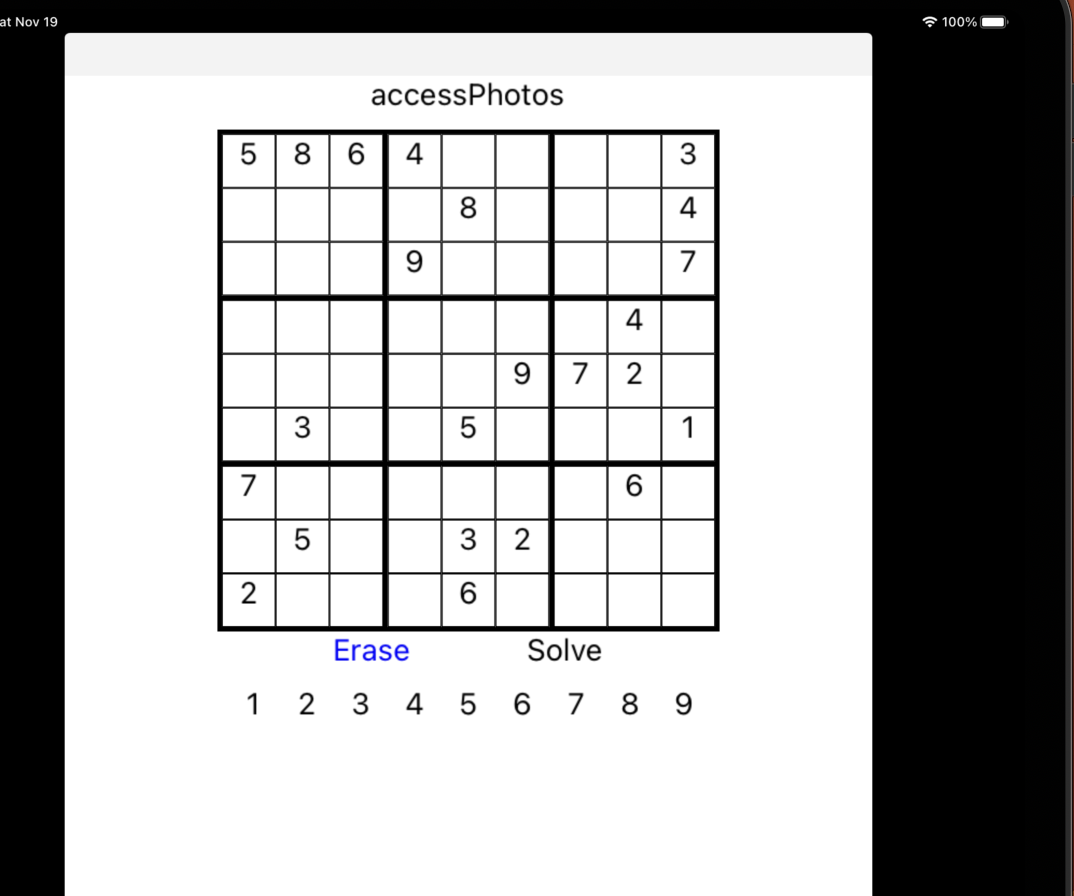
#> input picture Detection/python/sudoku.png, 1074 x 896 px; its folder holds only this picture in this run
$ python -i sudokuReader.py   (imports and definitions only)   (older library calls are emulated)
#> lines starting #> are read from the running program, lines starting #| are printed output that depends on the picture; after the words box and inside, x2 and y2 are one past the last pixel; in counts of white or black regions, pixels touching at a corner belong together
#> further down, picture is the input picture: shape (896, 1074, 3); mean B, G, R 174.5, 174.4, 174.4
import cv2
import numpy as np
import glob
import os
from sklearn.neighbors import KNeighborsClassifier
import pickle
import math

pkl_filename = "pickle_model.pkl"
# [2 lines not run here, left out]


# The next two functions were taken from
# https://github.com/KMKnation/Four-Point-Invoice-Transform-with-OpenCV/blob/master/four_point_object_extractor.py


def order_points_of_quadrilateral(pts):
    """
    Given an array of four points describing a quadrilateral,
    sorts them in the following order:
    (top-left, top-right, bottom-right, bottom-left)
    """
    rect = np.zeros((4, 2), dtype="float32")
    # Summing the x and y coordinates of each point to one value,
    # the top-left point will have the smallest sum, whereas
    # the bottom-right point will have the largest sum
    s = pts.sum(axis=1)
    rect[0] = pts[np.argmin(s)]
    rect[2] = pts[np.argmax(s)]

    # Computing the difference between the x and y value of each point, the
    # top-right point will have the smallest difference,
    # whereas the bottom-left will have the largest difference
    diff = np.diff(pts, axis=1)
    rect[1] = pts[np.argmin(diff)]
    rect[3] = pts[np.argmax(diff)]

    return rect


def four_point_transform(img, pts):
    """
    Given an array of four points describing a quadrilateral in an
    image, returns a homography matrix that warps this quadrilateral
    into a top-down view
    """
    # Obtain a consistent order of the points and unpack them
    # individually
    rect = order_points_of_quadrilateral(pts)
    (top_left, top_right, bottom_right, bottom_left) = rect

    # Compute the width of the new image, which will be the
    # maximum distance between bottom-right and bottom-left
    # x-coordiates or the top-right and top-left x-coordinates
    widthA = np.sqrt(
        ((bottom_right[0] - bottom_left[0]) ** 2)
        + ((bottom_right[1] - bottom_left[1]) ** 2)
    )
    widthB = np.sqrt(
        ((top_right[0] - top_left[0]) ** 2) + ((top_right[1] - top_left[1]) ** 2)
    )
    max_width = min(int(widthA), int(widthB))

    # Compute the height of the new image, which will be the
    # maximum distance between the top-right and bottom-right
    # y-coordinates or the top-left and bottom-left y-coordinates
    height_a = np.sqrt(
        ((top_right[0] - bottom_right[0]) ** 2)
        + ((top_right[1] - bottom_right[1]) ** 2)
    )
    height_b = np.sqrt(
        ((top_left[0] - bottom_left[0]) ** 2) + ((top_left[1] - bottom_left[1]) ** 2)
    )
    max_height = min(int(height_a), int(height_b))

    # Now that we have the dimensions of the new image, construct
    # the set of destination points to obtain a "birds eye view",
    # (i.e. top-down view) of the image, again specifying points
    # in the top-left, top-right, bottom-right, and bottom-left
    # order
    dst = np.array(
        [
            [10, 10],
            [max_width - 10, 10],
            [max_width - 10, max_height - 10],
            [10, max_height - 10],
        ],
        dtype="float32",
    )

    # Compute the perspective transform matrix and then apply it
    M = cv2.getPerspectiveTransform(rect, dst)
    warped = cv2.warpPerspective(img, M, (max_width + 10, max_height + 10))

    return warped, M


def find_cells(img):
    """
    Find the cells of a sudoku grid
    """
    img_area = img.shape[0] * img.shape[1]

    contours, _ = cv2.findContours(img, cv2.RETR_TREE, cv2.CHAIN_APPROX_SIMPLE)

    # Array containing the cropped cell image and its position in the grid
    cells = []
    for c in contours:
        area = cv2.contourArea(c)

        # Approximate the contour in order to determine whether the contour is a quadrilateral
        peri = cv2.arcLength(c, True)
        approx = cv2.approxPolyDP(c, 0.017 * peri, True)

        # We are looking for a contour of a specific area in relation to the grid size
        # and that is roughly quadrilateral
        # We filter for areas that are too small or too large in relation to the whole image
        if area / img_area > 0.0001 and area / img_area < 0.02 and len(approx) == 4:
            # Using masking, we crop the cell into its own 28 by 28 pixel image
            mask = np.zeros_like(img)
            cv2.drawContours(mask, [c], -1, 255, -1)

            (y, x) = np.where(mask == 255)

            (top_y, top_x) = (np.min(y), np.min(x))
            (bottom_y, bottom_x) = (np.max(y), np.max(x))
            cell = img[top_y : bottom_y + 1, top_x : bottom_x + 1]

            cell = cell.copy()
            cell = cv2.resize(cell, (28, 28))

            # We also find the centroid of the cell in relation
            # to the grid
            M = cv2.moments(c)
            cX = int(M["m10"] / M["m00"])
            cY = int(M["m01"] / M["m00"])

            cells.append(({"img": cell, "pos": (cX, cY)}))

    return cells


def find_grid(img):
    """
    Find a sudoku grid in an image. Returns a perspective adjusted image of the grid,
    cell information, and the homography matrix used for the perspective warp.
    """

    # Preprocess the image
    img_blur = cv2.blur(img, (3, 3))
    img_gray = cv2.cvtColor(img_blur, cv2.COLOR_BGR2GRAY)

    thresh = cv2.adaptiveThreshold(
        img_gray, 255, cv2.ADAPTIVE_THRESH_MEAN_C, cv2.THRESH_BINARY, 91, 3
    )
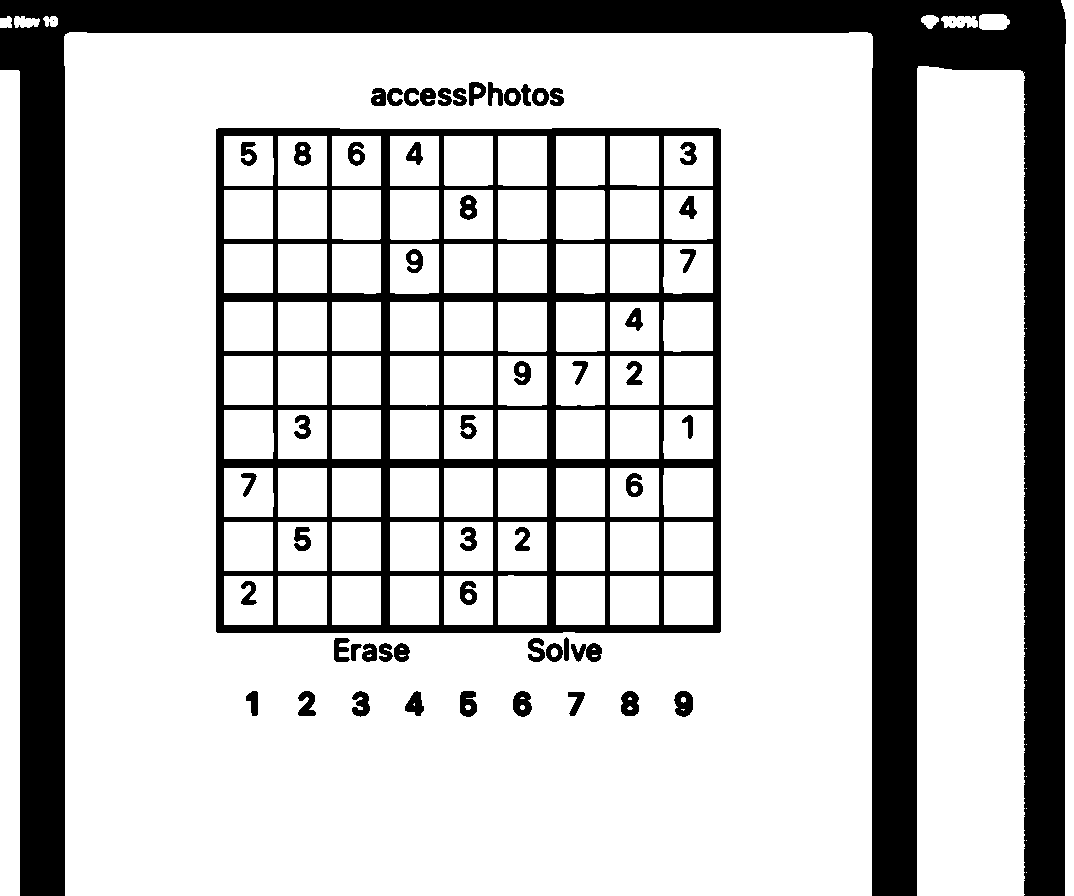
#> thresh: shape (896, 1074); 76.8% white; 58 black regions (3 under 20 px)

    contours, _ = cv2.findContours(thresh, cv2.RETR_TREE, cv2.CHAIN_APPROX_SIMPLE)
#> contours = 205 contours, 49 with area under 20; largest, box (x1, y1, x2, y2) and area: (64, 32, 873, 896) 694869, (215, 127, 722, 634) 255802, (917, 66, 1025, 896) 87744, (0, 70, 20, 896) 15674, (1061, 0, 1074, 896) 7163

    for c in contours:
        # Approximate the contour in order to determine whether the contour is a quadrilateral
        peri = cv2.arcLength(c, True)
        approx = cv2.approxPolyDP(c, 0.01 * peri, True)

        # We are looking for a contour that is roughly a quadrilateral
        if len(approx) == 4:
            warped, M = four_point_transform(
                thresh,
                np.array([approx[0][0], approx[1][0], approx[2][0], approx[3][0]]),
            )

            cells = find_cells(warped)

            # We can be fairly certain we found a sudoku grid if the grid contains 81 cells
            if len(cells) == 81:
                return True, warped, M
#> this loop made 28 passes
#> (peri, approx, widthA in four_point_transform, widthB in four_point_transform, max_width in four_point_transform, height_a in four_point_transform) on passes 26 to 28: (1687.4, [[0, 70], [0, 895], [19, 895], [19, 71]], 19, 19.03, 19, 824), (1974.8, [[918, 66], [917, 895], [1023, 895], [1024, 72]], 106, 106.2, 106, 823), (3338.1, [[65, 34], [65, 895], [871, 895], [871, 34]], 806, 806, 806, 861)
#> (peri, approx) on passes 1 to 6: (0, [[1026, 872]]), (0, [[1026, 840]]), (0, [[1026, 808]]), (0, [[1026, 776]]), (0, [[1026, 744]]), (0, [[1026, 712]])
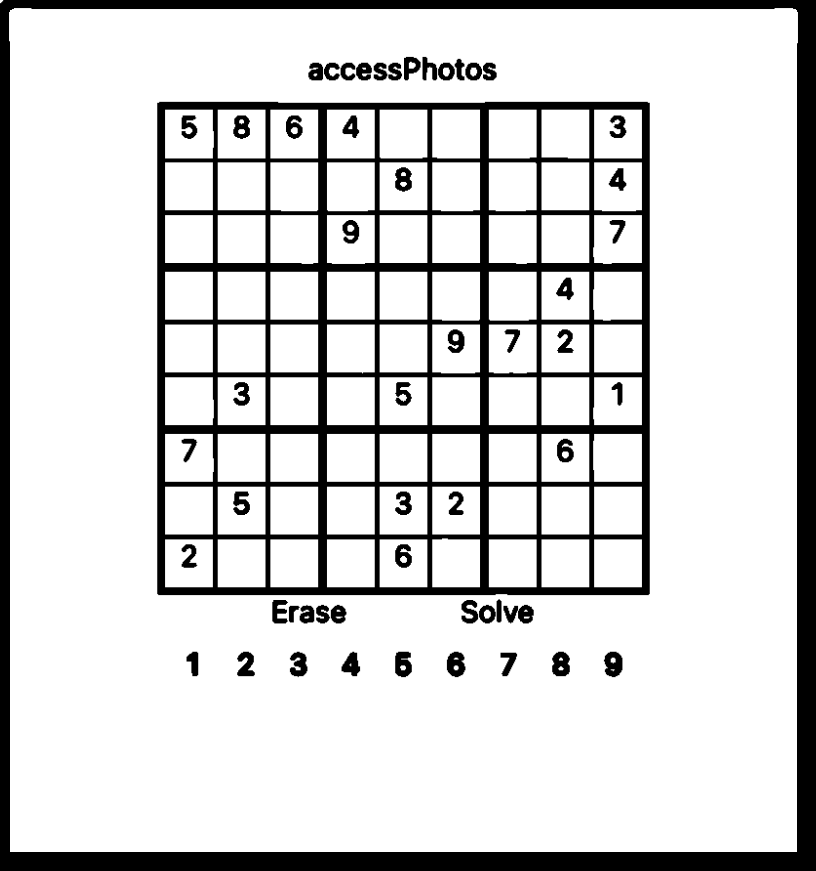
#> warped: shape (871, 816); min 0, max 255, mean 213.5

    return False, None, None


# [55 lines left out: functions find_cell_values, get_sudoku_grid, not called in this run]


# def correct(num, x, y, grid):
#     """
#     Determine whether a particular number at a particular location
#     is a valid sudoku move.
#     """
#     # check the row
#     for i in range(9):
#         # No need to check our current position
#         if i == x:
#             continue

#         # if the digit is present in the row, it is not a valid move
#         if grid[y, i] == num:
#             return False

#     # check the columnm
#     for j in range(9):
#         # No need to check our current position
#         if j == y:
#             continue

#         # if the digit is present in the column, it is not a valid move
#         if grid[j, x] == num:
#             return False

#     # check the square
#     (square_left, square_top) = (math.floor(x / 3) * 3, math.floor(y / 3) * 3)
#     for i in range(square_left, square_left + 3):
#         for j in range(square_top, square_top + 3):
#             if j == y and i == x:
#                 continue

#             if grid[j, i] == num:
#                 return False

#     return True


# def solve(sudoku, empty_cells):
#     """
#     Create a solved sudoku grid using backtracking and recursion. Inspired from https://stackoverflow.com/a/58139570/2034508
#     """
#     if len(empty_cells) > 0:
#         # Work on the first empty cell
#         empty = empty_cells[0]
#         (i, j) = empty

#         # Test for a solution with numbers from 1 to 9
#         for num in range(1, 10):
#             # Skip invalid moves
#             if not correct(num, j, i, sudoku):
#                 continue

#             # If move is valid, set it, and solve the sudoku from there
#             sudoku[i, j] = num
#             if solve(sudoku, empty_cells[1:]):
#                 return True
#             # If we reach this point, we could not solve the sudoku with that move
#             # Reset, and try a different number
#             sudoku[i, j] = 0

#         # If we reach this point, we could not solve the sudoku with any number for that cell
#         # Backtrack
#         return False
#     else:
#         # If empty cell array is empty, we are done!
#         return True


# def print_solution(img, warped, M, solved_grid, grid_meta):
#     """
#     Create a solution image, where the solution is added to the original
#     image, accounting for perspective
#     """
#     # Start with a blank image the dimensions of the warped image
#     solution_img = np.ones(warped.shape) * 255

#     for i in range(9):
#         for j in range(9):
#             value = solved_grid[j, i]
#             pos = grid_meta[j, i]
#             was_empty = grid_meta[j, i, 2]

#             # We do not print sudoku hints, as they will already be in the image
#             if not was_empty:
#                 continue

#             font = cv2.FONT_HERSHEY_SIMPLEX
#             text = str(int(value))

#             textsize = cv2.getTextSize(text, font, 1, 2)[0]
#             # Position the text in the center of the cell
#             textX = int((pos[0] - textsize[0] / 2))
#             textY = int((pos[1] + textsize[1] / 2))

#             cv2.putText(solution_img, text, (textX, textY), font, 1, (0, 0, 0), 2)

#     # We apply the inverse of the homography matrix calculated earlier. This will allow us
#     # to place the sudoku solution in the original image
#     unwarped_img = cv2.warpPerspective(
#         solution_img,
#         M,
#         (img.shape[1], img.shape[0]),
#         flags=cv2.WARP_INVERSE_MAP,
#         borderMode=cv2.BORDER_CONSTANT,
#         borderValue=255,
#     )

#     # Add only the text portion of the solution image on the original image (the text is black, with value 0)
#     # For added styling, we make the solution blue in the original image (written in BRG notation)
#     img[np.where(unwarped_img == 0)] = (85, 15, 0)

#     return img


# [18 lines not run here, left out]


        # [8 lines of commented-out code are left out]

>>> import cv2
>>> picture = cv2.imread('sudoku.png')
>>> result = find_grid(picture)
